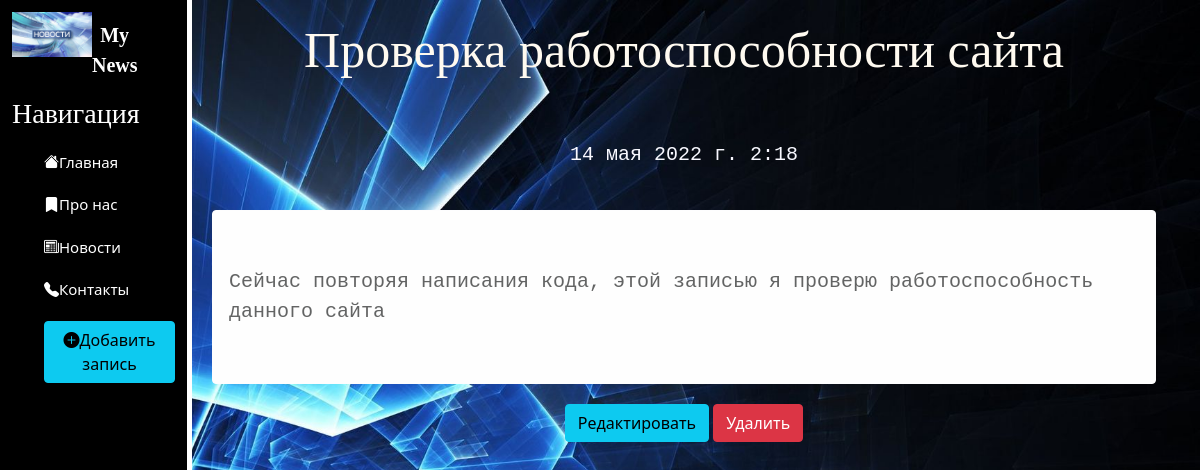
Before: /news/9 with the older database file.
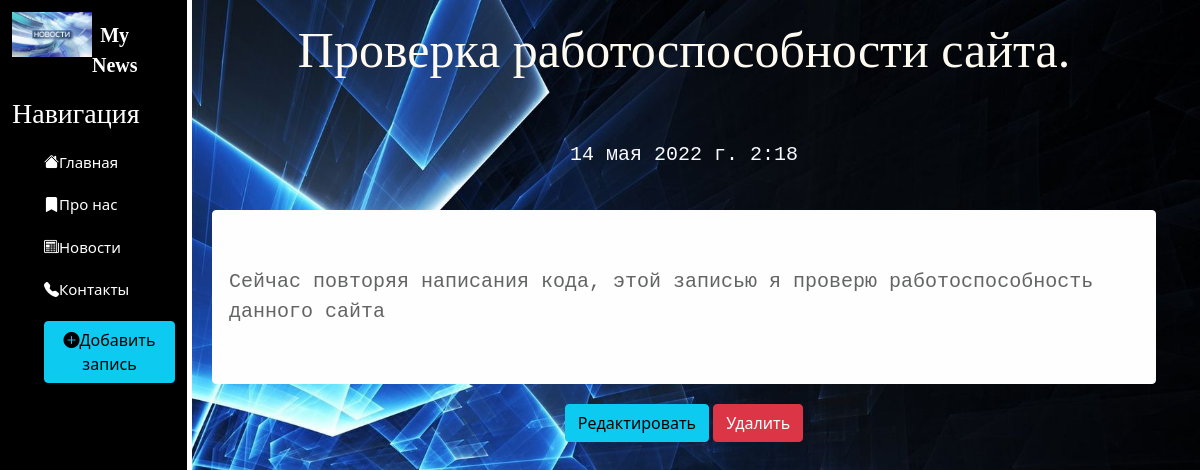
After: the same page with the newer database file.
### news/models.py (models this page shows, shortened)
class Articles(models.Model):
    title = models.CharField('Название', max_length=50)
    anons = models.CharField('Анонс', max_length=250)
    full_text = models.TextField('Статья')
    date = models.DateTimeField('Дата публикации')
    class Meta:
        verbose_name = 'Новость'
        verbose_name_plural = 'Новости'

### news/views.py (the view)
# urls.py: path('<int:pk>', views.NewsDetailView.as_view(), name='news_detail'),
class NewsDetailView(DetailView):
    model = Articles
    template_name = 'news/details_view.html'
    context_object_name = 'article'

### news/templates/news/details_view.html (shortened to what this page needs)
{% extends 'main/layout.html' %}
{% block content %}
    <div class="features">
        <h1>{{ article.title }}</h1>
        <p>{{ article.date }}</p>
        <div class='alert alert-light'>
            <p>{{ article.full_text }}</p>
        </div>
        <a href="{% url 'news_update' article.id %}" class='btn btn-info'>Редактировать</a>
        <a href="{% url 'news_delete' article.id %}" class='btn btn-danger'>Удалить</a>
    </div>
{% endblock %}

Changed rows visible on the page:
changed Articles: title "Проверка работоспособности сайта" → "Проверка работоспособности сайта."
